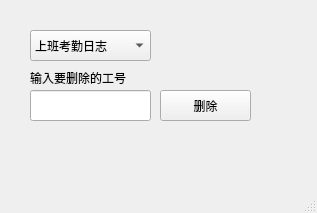
<?xml version="1.0" encoding="UTF-8"?>
<ui version="4.0">
 <class>MainWindow</class>
 <widget class="QMainWindow" name="MainWindow">
  <property name="geometry">
   <rect>
    <x>0</x>
    <y>0</y>
    <width>317</width>
    <height>213</height>
   </rect>
  </property>
  <property name="windowTitle">
   <string>MainWindow</string>
  </property>
  <widget class="QWidget" name="centralwidget">
   <widget class="QComboBox" name="comboBox">
    <property name="geometry">
     <rect>
      <x>30</x>
      <y>30</y>
      <width>121</width>
      <height>31</height>
     </rect>
    </property>
    <item>
     <property name="text">
      <string>上班考勤日志</string>
     </property>
    </item>
    <item>
     <property name="text">
      <string>下班考勤日志</string>
     </property>
    </item>
   </widget>
   <widget class="QLineEdit" name="lineEdit">
    <property name="geometry">
     <rect>
      <x>30</x>
      <y>90</y>
      <width>121</width>
      <height>31</height>
     </rect>
    </property>
   </widget>
   <widget class="QPushButton" name="pushButton">
    <property name="geometry">
     <rect>
      <x>160</x>
      <y>90</y>
      <width>91</width>
      <height>31</height>
     </rect>
    </property>
    <property name="text">
     <string>删除</string>
    </property>
   </widget>
   <widget class="QLabel" name="label">
    <property name="geometry">
     <rect>
      <x>30</x>
      <y>70</y>
      <width>121</width>
      <height>16</height>
     </rect>
    </property>
    <property name="text">
     <string>输入要删除的工号</string>
    </property>
   </widget>
  </widget>
  <widget class="QMenuBar" name="menubar">
   <property name="geometry">
    <rect>
     <x>0</x>
     <y>0</y>
     <width>317</width>
     <height>26</height>
    </rect>
   </property>
  </widget>
  <widget class="QStatusBar" name="statusbar"/>
 </widget>
 <resources/>
 <connections>
  <connection>
   <sender>pushButton</sender>
   <signal>clicked()</signal>
   <receiver>MainWindow</receiver>
   <slot>update()</slot>
   <hints>
    <hint type="sourcelabel">
     <x>205</x>
     <y>131</y>
    </hint>
    <hint type="destinationlabel">
     <x>158</x>
     <y>106</y>
    </hint>
   </hints>
  </connection>
 </connections>
</ui>
